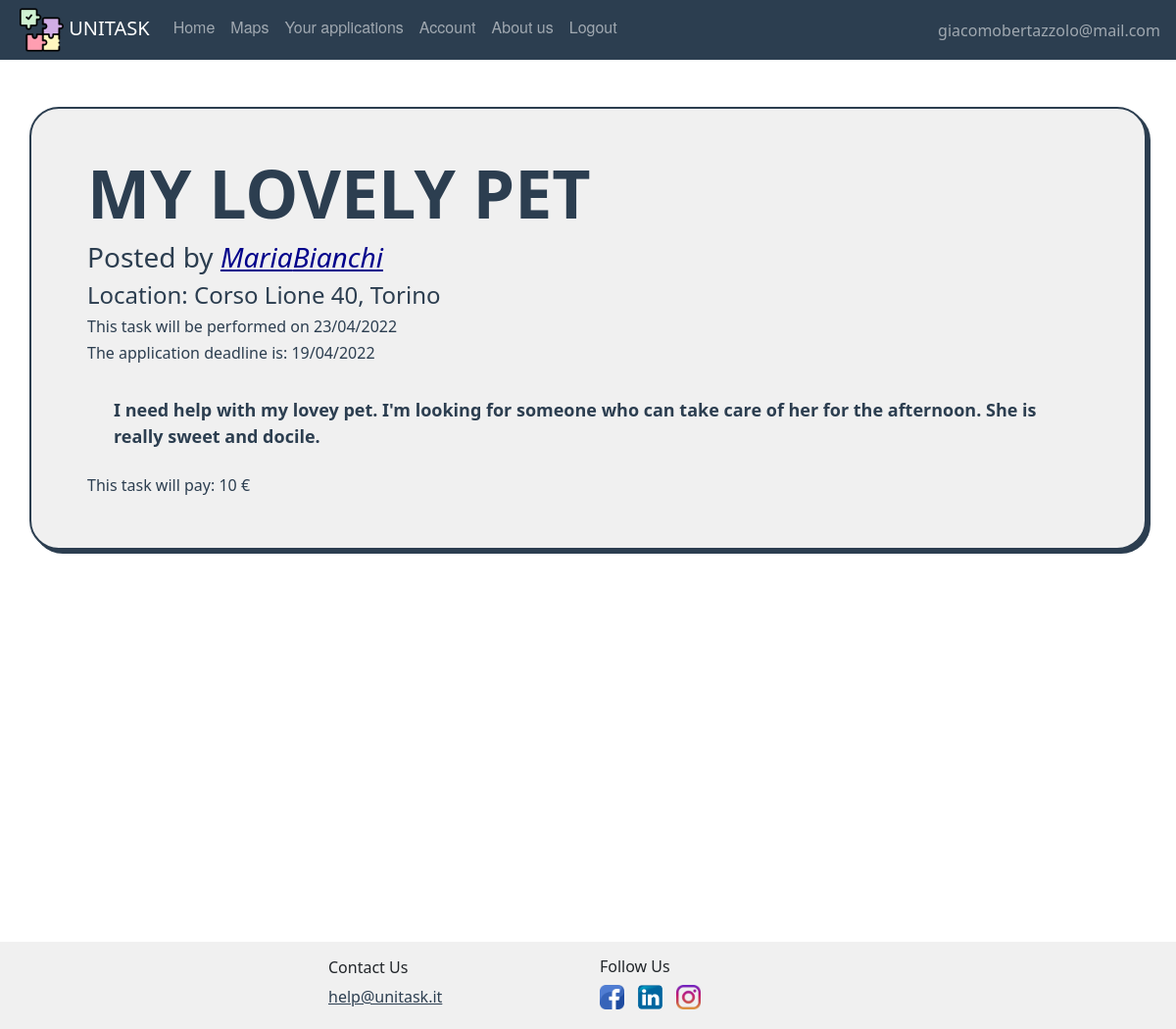
Page /task/1 (signed in) on the committed database.
### website/models.py (models this page shows, shortened)
class User(db.Model, UserMixin):
    id = db.Column(db.Integer, primary_key=True)
    email = db.Column(db.String(150), unique=True)
    password = db.Column(db.String(150))
    first_name = db.Column(db.String(150))
    surname = db.Column(db.String(150))
    description = db.Column(db.String(200))
    type = db.Column(db.String(20))
    reviewsposted = db.relationship('Review', foreign_keys='Review.id_reviewer',
                                    backref='author')
    reviewsreceived = db.relationship('Review', foreign_keys='Review.id_reviewed',
                                      backref='received')
    __mapper_args__ = {
        'polymorphic_on': type,
        'polymorphic_identity': 'user',
    }

class Offer(db.Model, UserMixin):
    id = db.Column(db.Integer, primary_key=True)
    title = db.Column(db.String(150))
    description = db.Column(db.String(150))
    address = db.Column(db.String(150))
    placeId = db.Column(db.String(150))
    amount = db.Column(db.Integer)
    lat = db.Column(db.Float)
    lng = db.Column(db.Float)
    date = db.Column(db.DateTime(timezone=True), default=func.now())
    dateexpire = db.Column(db.DateTime(timezone=True))
    isAss = db.Column(db.Boolean, default=False)
    date_task = db.Column(db.DateTime(timezone=True))
    id_adult = db.Column(db.Integer, db.ForeignKey('adult.id'))
    scelta = db.Column(db.Integer, db.ForeignKey('student.id'))
    isPerf = db.Column(db.Boolean, default=False)
    rece = db.relationship('Review', backref='recensione')
    isClosed = db.Column(db.Boolean, default=False)

### website/user/routes.py (the view)
@users.route('/task/<task_id>', methods=['GET', 'POST'])
@login_required
def task(task_id):
    if current_user.type == 'student':
        t = Offer.query.filter(Offer.id == task_id).first()
        btn = True
        if current_user in t.applicants:
            btn = False
        return render_template("Student/task.html", user=current_user, taskscelta=t, btn=btn)
    else:
        t = Offer.query.filter(Offer.id == task_id).first()
        return render_template("adult/chooseStud.html", user=current_user, taskscelta=t)

### website/templates/student/task.html (shortened to what this page needs)
{% extends "base.html" %}
{% block content %}
    <div class="container task-container" style="margin-bottom: 50vh">
        <div class="row task-row">
            <div class="col-12">
                <h1 align="left" class="task-title">{{ taskscelta.title }}</h1>
                <h3>Posted by <span class="task-owner"><a style="color:darkblue"
                                                          href="{{ url_for('users.showreviews', user_id=taskscelta.id_adult, task_id='0') }}">{{ taskscelta.poster.first_name }}{{ taskscelta.poster.surname }}</a></span>
                </h3>
                <h4>Location: {{ taskscelta.address }}, Torino</h4>
                <h6>This task will be performed on {{ taskscelta.date_task.strftime("%d/%m/%Y") }}</h6>
                <h6>The application deadline is: {{ taskscelta.dateexpire.strftime("%d/%m/%Y") }}</h6>
                <div class="task-description">
                    {{ taskscelta.description }}
                </div>
                <h6>This task will pay: {{ taskscelta.amount }} €</h6>
            </div>
        </div>
    </div>
{% endblock %}

### website/templates/base.html (shortened to what this page needs)
<!DOCTYPE html>
<html lang="">
<head>
    <link href="/static/css/style.css" rel="stylesheet">
    <link href="https://cdn.jsdelivr.net/npm/bootstrap@5.0.2/dist/css/bootstrap.min.css" rel="stylesheet"
>
    <link href="https://netdna.bootstrapcdn.com/font-awesome/3.2.1/css/font-awesome.css" rel="stylesheet">
</head>
<body>
<nav class="navbar fixed-top navbar-expand-lg navbar-dark">
    <ul class="navbar-nav mr-auto">
        <li>
            <a style="padding-left:1em;" class="navbar-brand" href="#">
                <img src="/static/images/pic/puzzle.png" width="45" height="45"/>
                UNITASK
            </a></li>
        {% if user.is_authenticated %}
            {% if user.type=='adult' %}
                <li class="nav-item"><a class="nav-link" id="home" href="/">Home</a></li>
                <li class="nav-item"><a class="nav-link" id="posttask" href="{{ url_for('adults.posttask') }}">Post a
                    Task</a></li>
                <li class="nav-item"><a class="nav-link" id="offer" href="{{ url_for('adults.taskpending') }}">Task
                    Pending</a></li>
                <li class="nav-item"><a class="nav-link" id="account" href="{{ url_for('users.account') }}">Account</a>
                </li>
                <li class="nav-item"><a class="nav-link" id="aboutus" href="{{ url_for('users.about_us') }}">About
                    us</a></li>
                <li class="nav-item"><a class="nav-link" id="logout" href="{{ url_for('auth.logout') }}">Logout</a></li>
            {% elif user.type=='student' %}
                <li class="nav-item"><a class="nav-link" id="offer" href="{{ url_for('students.offer') }}">Home</a></li>
                <li class="nav-item"><a class="nav-link" id="maps" href="{{ url_for('students.maps') }}">Maps</a>
                <li class="nav-item"><a class="nav-link" id="applications"
                                        href="{{ url_for('students.listapplications') }}">Your applications</a></li>
                <li class="nav-item"><a class="nav-link" id="account" href="{{ url_for('users.account') }}">Account</a>
                </li>
                <li class="nav-item"><a class="nav-link" id="aboutus" href="{{ url_for('users.about_us') }}">About
                    us</a></li>
                <li class="nav-item"><a class="nav-link" id="logout" href="{{ url_for('auth.logout') }}">Logout</a></li>
            {% endif %}
            </ul>
            <ul class="navbar-nav ms-auto">
                <li class="nav-item">
                    <span style="padding-right:1em;" class="navbar-text d-flex justify-content-end">
                     {{ user.email }}
                       </span>
                </li>
            </ul>
        {% endif %}
</nav>
{% block content %}
{% endblock %}
</body>
{% block footer %}
    <div class="container-fluid mt-5" style="background-color: #f0f0f0">
        <div class="container-lg">
            <div class="row row-cols-md-4 p-3">
                <div class="col-md pb-1 m-auto navbar-light">
                </div>
                <div class="col-md pb-1 m-auto">
                    <h6>Contact Us</h6>
                    <a style="color: #2c3e50" href="mailto:help@unitask.it">help@unitask.it</a>
                </div>
                <div class="col-md pb-1 m-auto">
                    <h6>Follow Us</h6>
                    <img class="img-fluid" style="max-height: 25px; min-width: 25px"
                         src="/static/images/pic/facebook.png"/>
                    <img class="img-fluid" style="max-height: 25px; min-width: 25px"
                         src="/static/images/pic/linkedin.png"/>
                    <img class="img-fluid" style="max-height: 25px; min-width: 25px"
                         src="/static/images/pic/instagram.png"/>
                </div>
                <div class="col-md pb-1">
                </div>
            </div>
        </div>
    </div>
{% endblock footer %}
</html>

### website/static/css/style.css (style rules this page uses)
body { padding-top:4em; }
.navbar { list-style-type: none; margin: 0; padding: 0; overflow: hidden; background-color: #2c3e50; }
.nav-link { display: block; color: white; text-align: center; padding: 14px 16px; text-decoration: none; font-family: "Helvetica Neue", Helvetica, Arial, sans-serif; }
.task-row { padding: 2.5em; }
.task-container { margin:2.5em; background-color: #f0f0f0; border: 2px solid #2c3e50; border-radius: 30px; box-shadow: #2c3e50 4px 4px 0 0; color: #2c3e50; font-weight: 600; font-size: 18px; padding: 0 18px; text-decoration: none; user-select: none; -webkit-user-select: none; touch-action: manipulation; }
.task-owner { font-style: italic; }
.task-title { font-size:68px; text-transform: uppercase; font-weight: bold; }
.task-description { padding:1.5em; }

### rows in the picture
User: email "giacomobertazzolo@mail.com"
Offer: title "MY LOVELY PET", address "Corso Lione 40", date_task "23/04/2022", dateexpire "19/04/2022", description "I need help with my lovey pet. I'm looking for someone who can take care of her for the afternoon. She is really sweet and docile.", amount "10"
User: poster.first_name "Maria", poster.surname "Bianchi"
